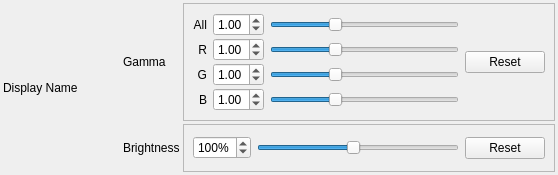
<?xml version="1.0" encoding="UTF-8"?>
<ui version="4.0">
 <class>Display</class>
 <widget class="QWidget" name="Display">
  <property name="geometry">
   <rect>
    <x>0</x>
    <y>0</y>
    <width>558</width>
    <height>175</height>
   </rect>
  </property>
  <property name="windowTitle">
   <string>Form</string>
  </property>
  <layout class="QHBoxLayout" name="horizontalLayout_3">
   <property name="spacing">
    <number>20</number>
   </property>
   <property name="leftMargin">
    <number>3</number>
   </property>
   <property name="topMargin">
    <number>3</number>
   </property>
   <property name="rightMargin">
    <number>3</number>
   </property>
   <property name="bottomMargin">
    <number>3</number>
   </property>
   <item>
    <layout class="QVBoxLayout" name="verticalLayout_4">
     <property name="spacing">
      <number>3</number>
     </property>
     <item>
      <widget class="QLabel" name="nameLabel">
       <property name="sizePolicy">
        <sizepolicy hsizetype="Fixed" vsizetype="Minimum">
         <horstretch>0</horstretch>
         <verstretch>0</verstretch>
        </sizepolicy>
       </property>
       <property name="minimumSize">
        <size>
         <width>100</width>
         <height>0</height>
        </size>
       </property>
       <property name="text">
        <string>Display Name</string>
       </property>
       <property name="alignment">
        <set>Qt::AlignLeading|Qt::AlignLeft|Qt::AlignVCenter</set>
       </property>
      </widget>
     </item>
    </layout>
   </item>
   <item>
    <layout class="QFormLayout" name="formLayout">
     <property name="labelAlignment">
      <set>Qt::AlignLeading|Qt::AlignLeft|Qt::AlignVCenter</set>
     </property>
     <property name="formAlignment">
      <set>Qt::AlignLeading|Qt::AlignLeft|Qt::AlignTop</set>
     </property>
     <property name="horizontalSpacing">
      <number>3</number>
     </property>
     <property name="verticalSpacing">
      <number>3</number>
     </property>
     <item row="0" column="0">
      <widget class="QLabel" name="nameLabel_6">
       <property name="sizePolicy">
        <sizepolicy hsizetype="Preferred" vsizetype="Expanding">
         <horstretch>0</horstretch>
         <verstretch>0</verstretch>
        </sizepolicy>
       </property>
       <property name="text">
        <string>Gamma</string>
       </property>
       <property name="alignment">
        <set>Qt::AlignLeading|Qt::AlignLeft|Qt::AlignVCenter</set>
       </property>
      </widget>
     </item>
     <item row="1" column="0">
      <widget class="QLabel" name="nameLabel_5">
       <property name="sizePolicy">
        <sizepolicy hsizetype="Preferred" vsizetype="Expanding">
         <horstretch>0</horstretch>
         <verstretch>0</verstretch>
        </sizepolicy>
       </property>
       <property name="text">
        <string>Brightness</string>
       </property>
       <property name="alignment">
        <set>Qt::AlignLeading|Qt::AlignLeft|Qt::AlignVCenter</set>
       </property>
      </widget>
     </item>
     <item row="0" column="1">
      <widget class="QFrame" name="frame">
       <property name="frameShape">
        <enum>QFrame::StyledPanel</enum>
       </property>
       <layout class="QHBoxLayout" name="horizontalLayout">
        <item>
         <layout class="QFormLayout" name="formLayout_2">
          <property name="labelAlignment">
           <set>Qt::AlignRight|Qt::AlignTrailing|Qt::AlignVCenter</set>
          </property>
          <property name="verticalSpacing">
           <number>2</number>
          </property>
          <item row="1" column="1">
           <layout class="QHBoxLayout" name="horizontalLayout_4">
            <property name="spacing">
             <number>6</number>
            </property>
            <item>
             <widget class="QDoubleSpinBox" name="rBox">
              <property name="maximum">
               <double>3.000000000000000</double>
              </property>
              <property name="value">
               <double>1.000000000000000</double>
              </property>
             </widget>
            </item>
            <item>
             <widget class="QSlider" name="rSlider">
              <property name="maximum">
               <number>300</number>
              </property>
              <property name="value">
               <number>100</number>
              </property>
              <property name="orientation">
               <enum>Qt::Horizontal</enum>
              </property>
             </widget>
            </item>
           </layout>
          </item>
          <item row="2" column="0">
           <widget class="QLabel" name="nameLabel_3">
            <property name="text">
             <string>G</string>
            </property>
            <property name="alignment">
             <set>Qt::AlignRight|Qt::AlignTrailing|Qt::AlignVCenter</set>
            </property>
           </widget>
          </item>
          <item row="3" column="1">
           <layout class="QHBoxLayout" name="horizontalLayout_6">
            <property name="spacing">
             <number>6</number>
            </property>
            <item>
             <widget class="QDoubleSpinBox" name="bBox">
              <property name="maximum">
               <double>3.000000000000000</double>
              </property>
              <property name="value">
               <double>1.000000000000000</double>
              </property>
             </widget>
            </item>
            <item>
             <widget class="QSlider" name="bSlider">
              <property name="maximum">
               <number>300</number>
              </property>
              <property name="singleStep">
               <number>1</number>
              </property>
              <property name="value">
               <number>100</number>
              </property>
              <property name="orientation">
               <enum>Qt::Horizontal</enum>
              </property>
             </widget>
            </item>
           </layout>
          </item>
          <item row="3" column="0">
           <widget class="QLabel" name="nameLabel_4">
            <property name="text">
             <string>B</string>
            </property>
            <property name="alignment">
             <set>Qt::AlignRight|Qt::AlignTrailing|Qt::AlignVCenter</set>
            </property>
           </widget>
          </item>
          <item row="2" column="1">
           <layout class="QHBoxLayout" name="horizontalLayout_5">
            <property name="spacing">
             <number>6</number>
            </property>
            <item>
             <widget class="QDoubleSpinBox" name="gBox">
              <property name="maximum">
               <double>3.000000000000000</double>
              </property>
              <property name="value">
               <double>1.000000000000000</double>
              </property>
             </widget>
            </item>
            <item>
             <widget class="QSlider" name="gSlider">
              <property name="maximum">
               <number>300</number>
              </property>
              <property name="value">
               <number>100</number>
              </property>
              <property name="orientation">
               <enum>Qt::Horizontal</enum>
              </property>
             </widget>
            </item>
           </layout>
          </item>
          <item row="0" column="1">
           <layout class="QHBoxLayout" name="horizontalLayout_9">
            <property name="spacing">
             <number>6</number>
            </property>
            <item>
             <widget class="QDoubleSpinBox" name="gammaBox">
              <property name="decimals">
               <number>2</number>
              </property>
              <property name="maximum">
               <double>3.000000000000000</double>
              </property>
              <property name="value">
               <double>1.000000000000000</double>
              </property>
             </widget>
            </item>
            <item>
             <widget class="QSlider" name="gammaSlider">
              <property name="maximum">
               <number>300</number>
              </property>
              <property name="value">
               <number>100</number>
              </property>
              <property name="orientation">
               <enum>Qt::Horizontal</enum>
              </property>
             </widget>
            </item>
           </layout>
          </item>
          <item row="1" column="0">
           <widget class="QLabel" name="nameLabel_2">
            <property name="text">
             <string>R</string>
            </property>
            <property name="alignment">
             <set>Qt::AlignRight|Qt::AlignTrailing|Qt::AlignVCenter</set>
            </property>
           </widget>
          </item>
          <item row="0" column="0">
           <widget class="QLabel" name="nameLabel_7">
            <property name="text">
             <string>All</string>
            </property>
            <property name="alignment">
             <set>Qt::AlignRight|Qt::AlignTrailing|Qt::AlignVCenter</set>
            </property>
           </widget>
          </item>
         </layout>
        </item>
        <item>
         <layout class="QVBoxLayout" name="verticalLayout_5">
          <item>
           <widget class="QPushButton" name="resetGammaButton">
            <property name="text">
             <string>Reset</string>
            </property>
           </widget>
          </item>
         </layout>
        </item>
       </layout>
      </widget>
     </item>
     <item row="1" column="1">
      <widget class="QFrame" name="frame">
       <property name="frameShape">
        <enum>QFrame::StyledPanel</enum>
       </property>
       <layout class="QHBoxLayout" name="horizontalLayout_2">
        <item>
         <layout class="QHBoxLayout" name="horizontalLayout_7">
          <property name="spacing">
           <number>6</number>
          </property>
          <item>
           <widget class="QDoubleSpinBox" name="brightBox">
            <property name="suffix">
             <string>%</string>
            </property>
            <property name="decimals">
             <number>0</number>
            </property>
            <property name="minimum">
             <double>10.000000000000000</double>
            </property>
            <property name="maximum">
             <double>200.000000000000000</double>
            </property>
            <property name="value">
             <double>100.000000000000000</double>
            </property>
           </widget>
          </item>
          <item>
           <widget class="QSlider" name="brightSlider">
            <property name="minimum">
             <number>10</number>
            </property>
            <property name="maximum">
             <number>200</number>
            </property>
            <property name="value">
             <number>100</number>
            </property>
            <property name="orientation">
             <enum>Qt::Horizontal</enum>
            </property>
           </widget>
          </item>
         </layout>
        </item>
        <item>
         <widget class="QPushButton" name="resetBrightnessButton">
          <property name="text">
           <string>Reset</string>
          </property>
         </widget>
        </item>
       </layout>
      </widget>
     </item>
    </layout>
   </item>
  </layout>
 </widget>
 <resources/>
 <connections/>
</ui>
